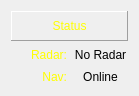
<?xml version="1.0" encoding="UTF-8"?>
<ui version="4.0">
 <class>FrameStatus</class>
 <widget class="QFrame" name="FrameStatus">
  <property name="geometry">
   <rect>
    <x>0</x>
    <y>0</y>
    <width>139</width>
    <height>96</height>
   </rect>
  </property>
  <property name="windowTitle">
   <string>Frame</string>
  </property>
  <layout class="QVBoxLayout" name="verticalLayout">
   <item>
    <widget class="QLabel" name="label_22">
     <property name="sizePolicy">
      <sizepolicy hsizetype="Preferred" vsizetype="Fixed">
       <horstretch>0</horstretch>
       <verstretch>0</verstretch>
      </sizepolicy>
     </property>
     <property name="minimumSize">
      <size>
       <width>0</width>
       <height>30</height>
      </size>
     </property>
     <property name="layoutDirection">
      <enum>Qt::LeftToRight</enum>
     </property>
     <property name="styleSheet">
      <string notr="true">color: rgb(255, 255, 0);</string>
     </property>
     <property name="frameShape">
      <enum>QFrame::Panel</enum>
     </property>
     <property name="frameShadow">
      <enum>QFrame::Raised</enum>
     </property>
     <property name="text">
      <string>Status</string>
     </property>
     <property name="textFormat">
      <enum>Qt::RichText</enum>
     </property>
     <property name="scaledContents">
      <bool>true</bool>
     </property>
     <property name="alignment">
      <set>Qt::AlignCenter</set>
     </property>
     <property name="wordWrap">
      <bool>true</bool>
     </property>
     <property name="margin">
      <number>0</number>
     </property>
     <property name="indent">
      <number>0</number>
     </property>
    </widget>
   </item>
   <item>
    <layout class="QHBoxLayout" name="horizontalLayout">
     <item>
      <widget class="QLabel" name="label">
       <property name="styleSheet">
        <string notr="true">color: rgb(255, 255, 0);</string>
       </property>
       <property name="text">
        <string>Radar:</string>
       </property>
       <property name="alignment">
        <set>Qt::AlignRight|Qt::AlignTrailing|Qt::AlignVCenter</set>
       </property>
      </widget>
     </item>
     <item>
      <widget class="QLabel" name="labelRadarStatus">
       <property name="text">
        <string>No Radar</string>
       </property>
       <property name="alignment">
        <set>Qt::AlignCenter</set>
       </property>
      </widget>
     </item>
    </layout>
   </item>
   <item>
    <layout class="QHBoxLayout" name="horizontalLayout_2">
     <item>
      <widget class="QLabel" name="label_3">
       <property name="styleSheet">
        <string notr="true">color: rgb(255, 255, 0);</string>
       </property>
       <property name="text">
        <string>Nav:</string>
       </property>
       <property name="alignment">
        <set>Qt::AlignRight|Qt::AlignTrailing|Qt::AlignVCenter</set>
       </property>
      </widget>
     </item>
     <item>
      <widget class="QLabel" name="labelNavStatus">
       <property name="text">
        <string>Online</string>
       </property>
       <property name="alignment">
        <set>Qt::AlignCenter</set>
       </property>
      </widget>
     </item>
    </layout>
   </item>
  </layout>
 </widget>
 <resources/>
 <connections/>
</ui>
